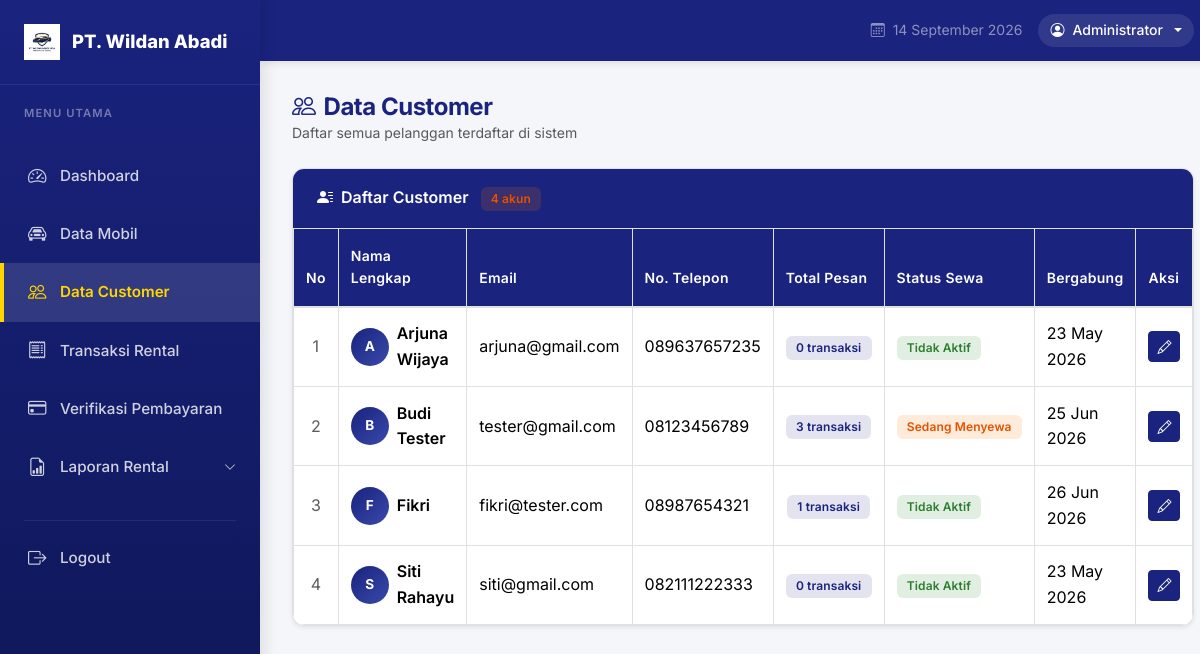
Page /admin/data-customer.php (signed in) on the committed database.
### tables this page shows
CREATE TABLE `users` (
  `id` int(10) UNSIGNED NOT NULL,
  `nama_lengkap` varchar(100) NOT NULL,
  `email` varchar(100) NOT NULL,
  `password` varchar(255) NOT NULL,
  `no_telepon` varchar(20) DEFAULT NULL,
  `alamat` text DEFAULT NULL,
  `foto_profil` varchar(255) DEFAULT NULL,
  `role` enum('admin','customer','direktur') NOT NULL DEFAULT 'customer',
  `created_at` timestamp NOT NULL DEFAULT current_timestamp(),
  `updated_at` timestamp NOT NULL DEFAULT current_timestamp() ON UPDATE current_timestamp()
);

### admin/data-customer.php (the view, shortened to what this page needs)
<?php
require_once '../config/db.php';
$customerList = $pdo->query("
    SELECT u.*,
           COUNT(p.id)  AS total_pesan,
           SUM(CASE WHEN p.status = 'aktif' THEN 1 ELSE 0 END) AS pesan_aktif
    FROM users u
    LEFT JOIN pemesanan p ON p.customer_id = u.id
    WHERE u.role = 'customer'
    GROUP BY u.id
    ORDER BY u.nama_lengkap ASC
")->fetchAll();
require_once '../includes/header.php';
require_once '../includes/navbar-admin.php';
?>
<div class="admin-content">
    <div class="d-flex align-items-center justify-content-between mb-4">
        <div>
            <h4 class="fw-bold mb-0" style="color: var(--color-primary);">
                <i class="bi bi-people me-2"></i>Data Customer
            </h4>
            <p class="text-muted small mb-0">Daftar semua pelanggan terdaftar di sistem</p>
        </div>
    </div>
    <div class="card shadow-sm">
        <div class="card-header d-flex justify-content-between align-items-center px-4 py-3"
             style="background-color: var(--color-primary); color: white;">
            <span class="fw-semibold">
                <i class="bi bi-person-lines-fill me-2"></i>Daftar Customer
                <span class="badge bg-warning text-dark ms-2"><?= count($customerList) ?> akun</span>
            </span>
        </div>
        <div class="card-body p-0">
            <?php if (empty($customerList)): ?>
                <div class="text-center py-5 text-muted">
                    <i class="bi bi-people" style="font-size: 3rem; opacity:0.3;"></i>
                    <p class="mt-3 mb-0">Belum ada customer terdaftar</p>
                </div>
            <?php else: ?>
            <div class="table-responsive">
                <table class="table table-hover table-bordered mb-0">
                    <thead>
                        <tr>
                            <th style="width:50px;">No</th>
                            <th>Nama Lengkap</th>
                            <th>Email</th>
                            <th>No. Telepon</th>
                            <th>Total Pesan</th>
                            <th>Status Sewa</th>
                            <th>Bergabung</th>
                            <th style="width:100px;">Aksi</th>
                        </tr>
                    </thead>
                    <tbody>
                        <?php foreach ($customerList as $i => $c): ?>
                        <tr>
                            <td class="text-center text-muted"><?= $i + 1 ?></td>
                            <td>
                                <div class="d-flex align-items-center gap-2">
                                    <div style="width:38px; height:38px; border-radius:50%;
                                                background: linear-gradient(135deg, var(--color-primary), var(--color-primary-light));
                                                display:flex; align-items:center; justify-content:center;
                                                color:white; font-weight:700; font-size:0.85rem; flex-shrink:0;">
                                        <?= strtoupper(substr($c['nama_lengkap'], 0, 1)) ?>
                                    </div>
                                    <div>
                                        <div class="fw-semibold"><?= htmlspecialchars($c['nama_lengkap']) ?></div>
                                    </div>
                                </div>
                            </td>
                            <td><?= htmlspecialchars($c['email']) ?></td>
                            <td><?= htmlspecialchars($c['no_telepon'] ?? '-') ?></td>
                            <td class="text-center">
                                <span class="badge bg-primary"><?= $c['total_pesan'] ?> transaksi</span>
                            </td>
                            <td>
                                <?php if ($c['pesan_aktif'] > 0): ?>
                                    <span class="badge bg-warning">Sedang Menyewa</span>
                                <?php else: ?>
                                    <span class="badge bg-success">Tidak Aktif</span>
                                <?php endif; ?>
                            </td>
                            <td><?= date('d M Y', strtotime($c['created_at'])) ?></td>
                            <td>
                                <a href="data-customer-edit.php?id=<?= $c['id'] ?>"
                                   class="btn btn-sm btn-primary" title="Edit">
                                    <i class="bi bi-pencil"></i>
                                </a>
                            </td>
                        </tr>
                        <?php endforeach; ?>
                    </tbody>
                </table>
            </div>
            <?php endif; ?>
        </div>
    </div>
</div>
<?php require_once '../includes/footer.php'; ?>

### assets/css/style.css (style rules this page uses)
:root { --color-primary: #1a237e; --color-primary-dark: #0d1654; --color-primary-light: #3949ab; --color-accent: #ffd600; --color-white: #ffffff; --color-bg: #f4f6f9; --color-sidebar-text: #ffffff; --color-text-dark: #212121; --color-text-muted: #757575; --color-border: #e0e0e0; --color-success: #388e3c; --color-warning: #f57c00; --color-danger: #d32f2f; --color-info: #0288d1; --font-xs: 0.75rem; --font-sm: 0.875rem; --font-base: 1rem; --font-lg: 1.125rem; --font-xl: 1.25rem; --font-2xl: 1.5rem; --shadow-sm: 0 2px 4px rgba(0,0,0,0.05); --shadow-md: 0 4px 12px rgba(0,0,0,0.08); --shadow-lg: 0 8px 24px rgba(26, 35, 126, 0.12); --transition-fast: all 0.2s cubic-bezier(0.4, 0, 0.2, 1); --transition-normal: all 0.3s cubic-bezier(0.4, 0, 0.2, 1); }
* { box-sizing: border-box; }
body { font-family: 'Inter', 'Segoe UI', system-ui, -apple-system, sans-serif; background-color: var(--color-bg); color: var(--color-text-dark); line-height: 1.6; overflow-x: hidden; }
h1, h2, h3, h4, h5, h6 { font-weight: 600; letter-spacing: -0.02em; }
.btn-primary { background-color: var(--color-primary) !important; border-color: var(--color-primary) !important; font-weight: 500; transition: var(--transition-fast); }
.admin-content { padding: 2rem; flex: 1; }
.card { border-radius: 12px; border: 1px solid var(--color-border); box-shadow: var(--shadow-sm); overflow: hidden; }
.card-header { font-weight: 600; border-bottom: 1px solid rgba(0,0,0,0.08); }
.badge { padding: 0.5em 0.85em; font-weight: 600; border-radius: 6px; letter-spacing: 0.01em; }
.bg-success { background-color: rgba(56, 142, 60, 0.15) !important; color: #2e7d32 !important; }
.bg-warning { background-color: rgba(245, 124, 0, 0.15) !important; color: #e65100 !important; }
.bg-primary { background-color: rgba(26, 35, 126, 0.12) !important; color: #1a237e !important; }
.table { vertical-align: middle; }
.table th { font-weight: 600; font-size: var(--font-sm); letter-spacing: 0.02em; background-color: var(--color-primary); color: white !important; border-bottom: 2px solid var(--color-primary-dark) !important; padding: 1rem 0.75rem; }
.table td { padding: 0.85rem 0.75rem; }

### assets/css/admin.css (style rules this page uses)
.table-bordered th, .table-bordered td { border-color: var(--color-border) !important; }
.table-responsive { border-radius: 0 0 12px 12px; overflow: hidden; }

### rows in the picture
users: nama_lengkap "A", nama_lengkap "Arjuna Wijaya", email "arjuna@gmail.com", no_telepon "089637657235", total_pesan "0", shows "Tidak Aktif", created_at "23 May 2026"
users: nama_lengkap "B", nama_lengkap "Budi Tester", email "tester@gmail.com", no_telepon "08123456789", total_pesan "3", shows "Sedang Menyewa", created_at "25 Jun 2026"
users: nama_lengkap "F", nama_lengkap "Fikri", email "fikri@tester.com", no_telepon "08987654321", total_pesan "1", shows "Tidak Aktif", created_at "26 Jun 2026"
users: nama_lengkap "S", nama_lengkap "Siti Rahayu", email "siti@gmail.com", no_telepon "082111222333", total_pesan "0", shows "Tidak Aktif", created_at "23 May 2026"

### other values in the picture
$_SESSION['nama'] "Administrator"
count($customerList) "4"
